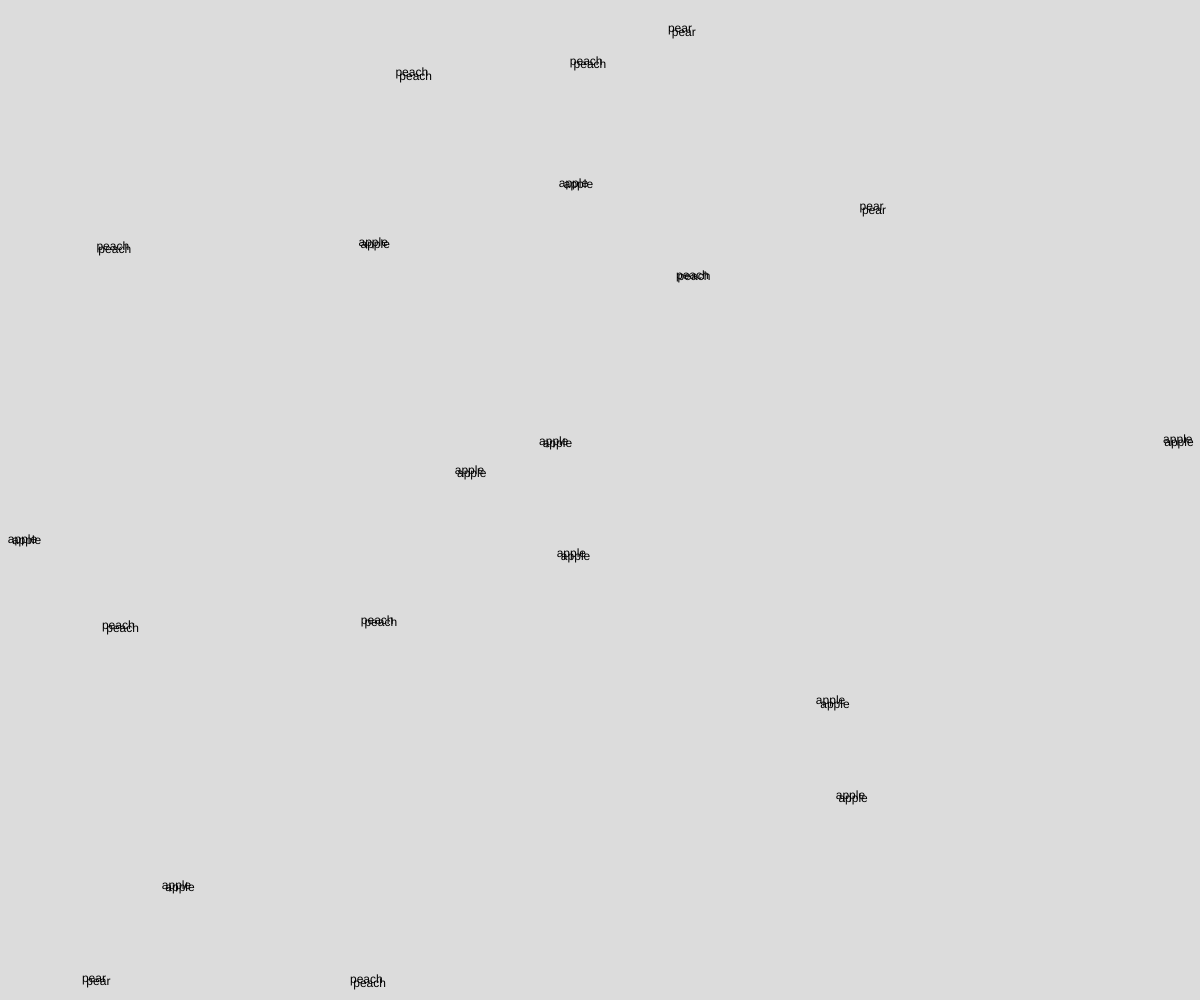
Frame 1 (no input)
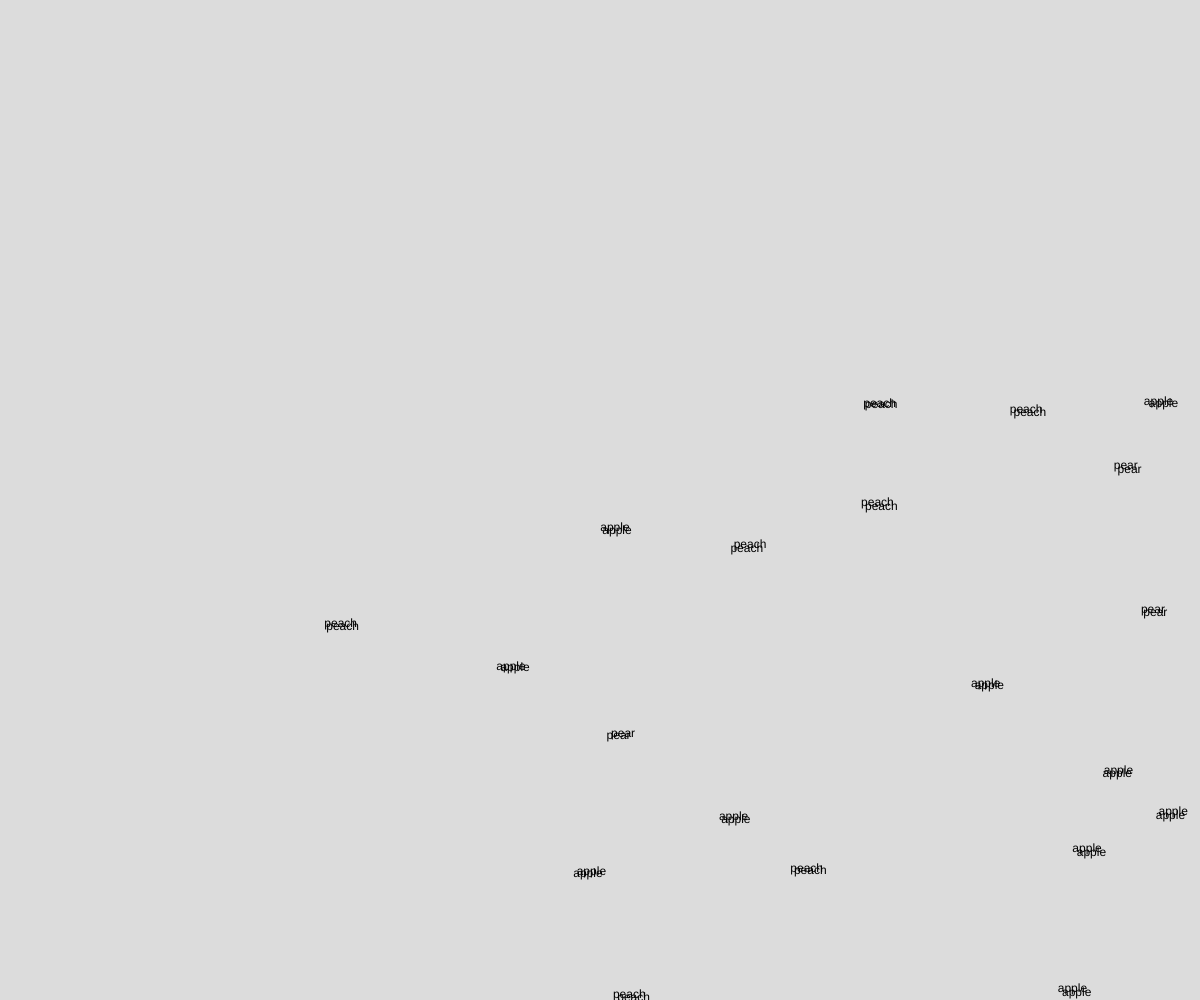
Frame 60 (no input)
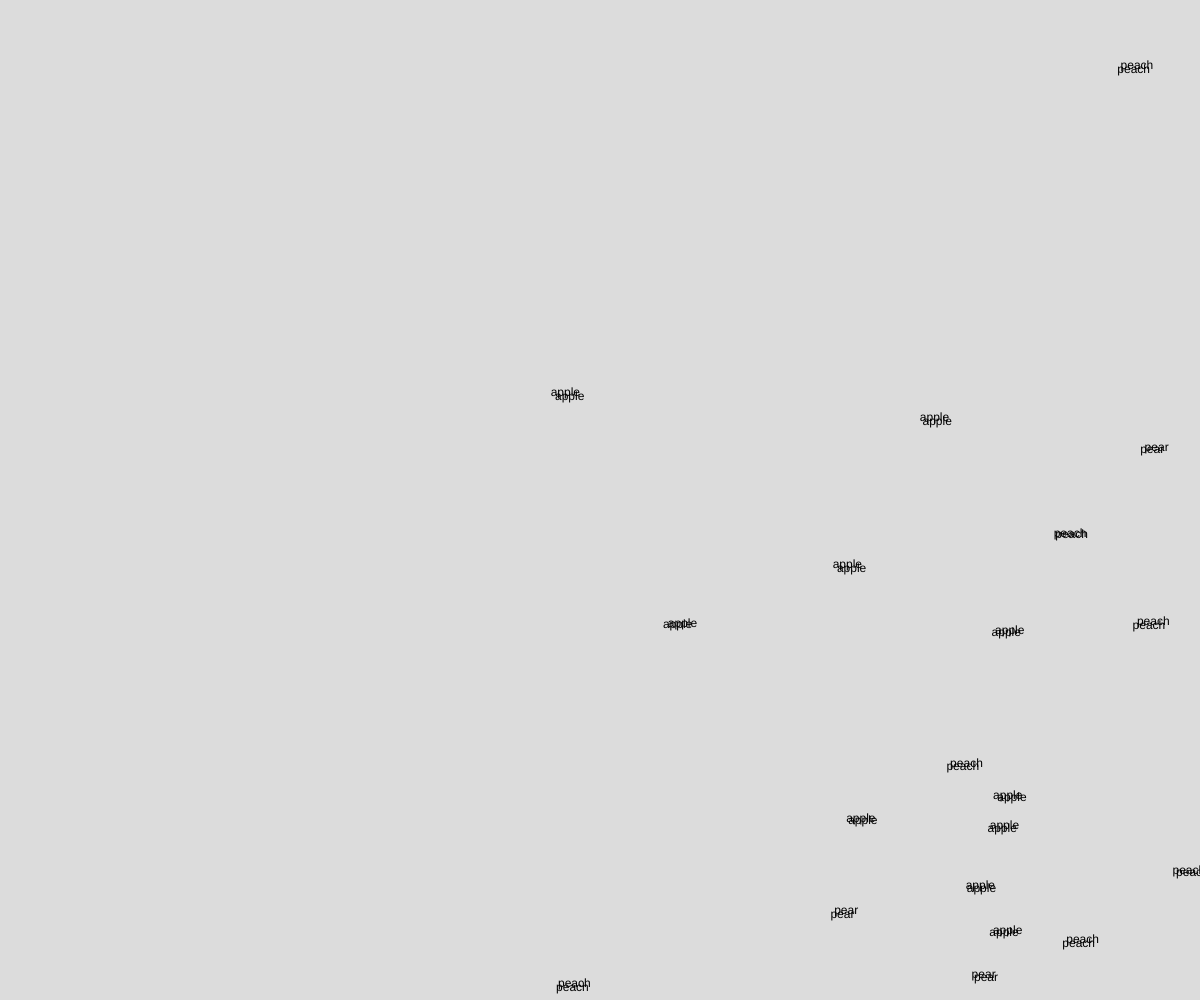
Frame 120 (the mouse pressed at the canvas centre since frame 60)

The p5.js sketch that drew these frames (run headless with seeded random() and noise() and a simulated clock; from frame 60 on, the mouse is pressed at the canvas centre):

// p5.js sketch
// ── sketch.js
// https://editor.p5js.org/jht9629-nyu/sketches/yXss8NsVdb
// https://editor.p5js.org/ezeta/sketches/rao1m-aDL

//I've been working on this for hours and don't know what to do anymore pls help!! I know my issue is in the construtor and showing it but don't know how to fix this.

let words = [];

function setup() {
  createCanvas(windowWidth, windowHeight);
  for (let i = 0; i < 20; i++) {
    let x = random(width);
    let y = random(height);
    let u = random(["apple","peach","pear"])
    let w = new Words(x, y, u);
    words.push(w);
  }
}

function draw() {
  background(220);
  for (let word of words) {
    word.move();
    word.show();
  }
  for (let i = 0; i < words.length; i++) {
    words[i].move();
    words[i].show();
  }
}

class Words {
  constructor(x, y, word) {
    this.x = x;
    this.y = y;
    this.xSpeed = random(1, 5);
    this.ySpeed = random(1, 4);
    this.word = word;
  }
  move() {
    if (this.y > windowHeight || this.y < 0) {
      this.ySpeed = this.ySpeed * -1;
    }

    this.y = this.y + this.ySpeed;

    if (this.x > windowWidth || this.x < 0) {
      this.xSpeed = this.xSpeed * -1;
    }

    this.x = this.x + this.xSpeed;
  }

  show() {
    text(this.word, this.x, this.y);
  }
}
